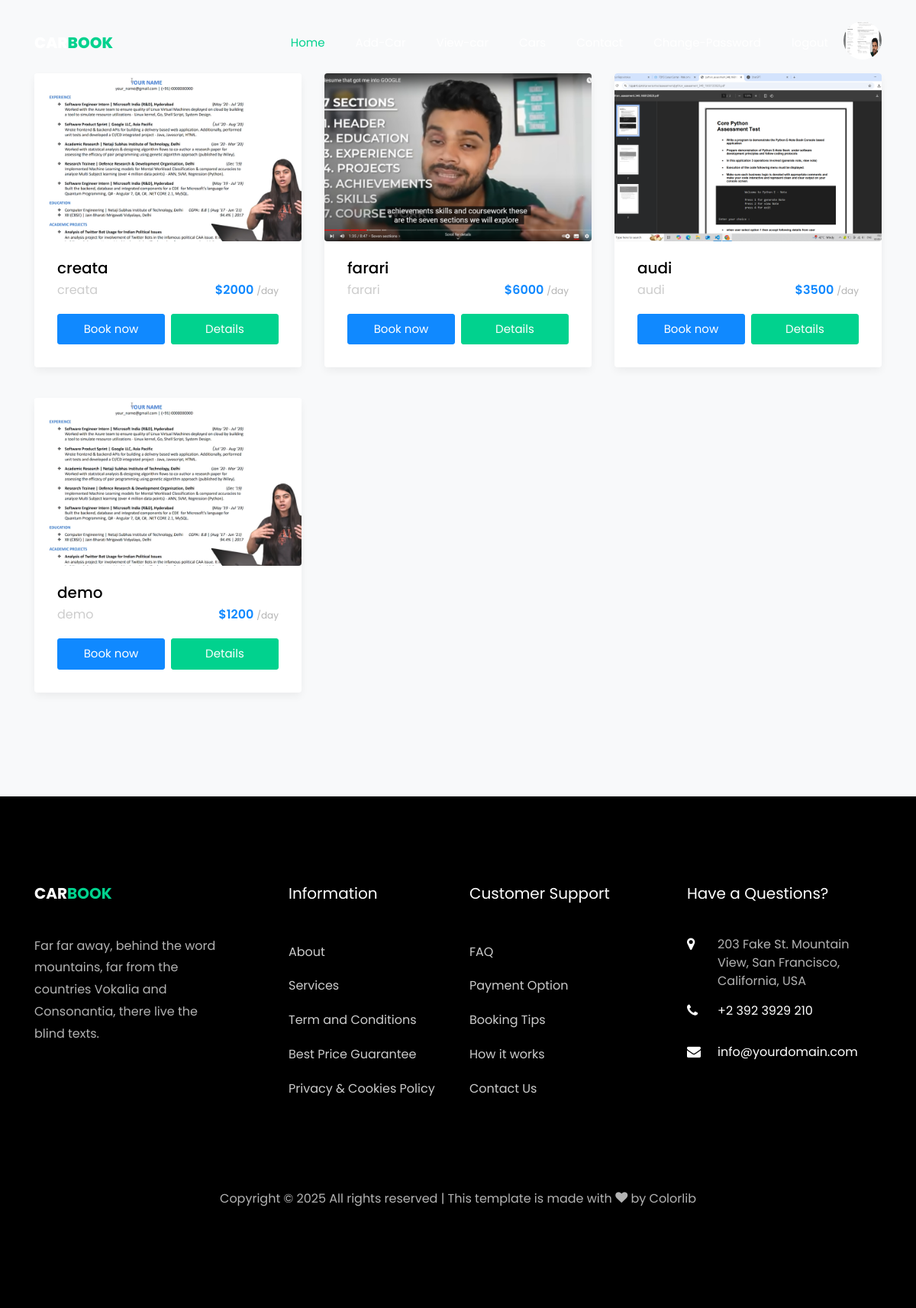
The page /view/ (signed in) on the database as committed earlier.
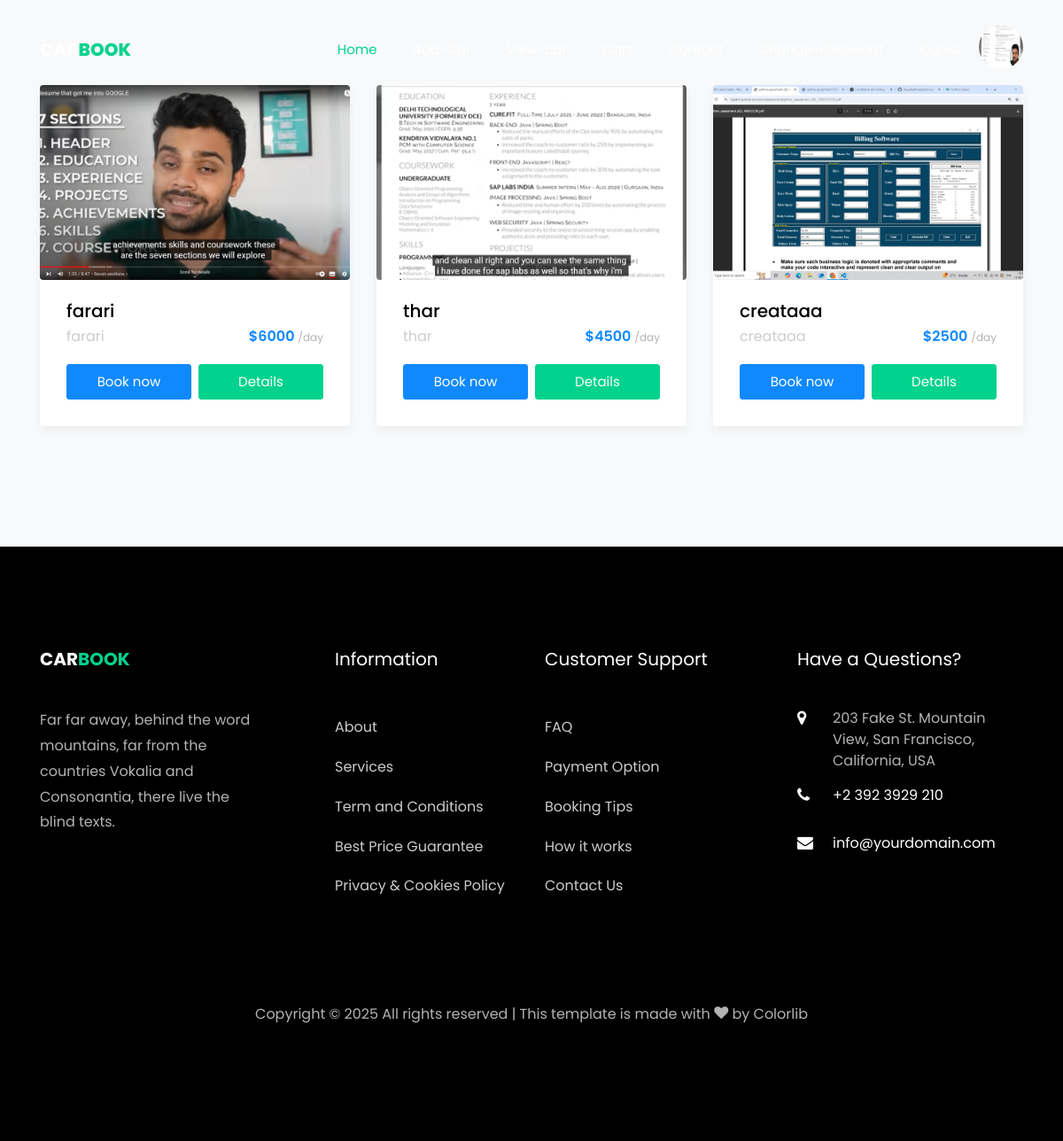
The same page on the database as committed later.
### myapp/models.py (models this page shows, shortened)
class Car(models.Model):
    user = models.ForeignKey(User,on_delete=models.CASCADE)
    company = (
        ('Maruti','Maruti'),
        ('Mahindra','Mahindra'),
        ('Hyundai','Hyundai'),
    )
    cyear = models.IntegerField()
    compnaychoice = models.CharField(max_length=120,choices=company)
    cname = models.CharField(max_length=120)
    cprice = models.IntegerField()
    cimage = models.ImageField(default="",upload_to="car/")

### myapp/views.py (the view)
# urls.py: path('view/', views.view, name='view'),
def view(request):
    user = User.objects.get(email = request.session['email'])
    car = Car.objects.filter(user=user)
    print(user)
    return render(request,'view.html',{'car':car})

### myapp/models.py (called while the page is built)
    def __str__(self):
        return f"{self.name}"

### myapp/templates/view.html
{% extends 'bheader.html' %} {% load static %} {% block content %}
<section class="ftco-section bg-light">
  <div class="container">
    <div class="row">
      {% for i in car %}
      <div class="col-md-4">
        <div class="car-wrap rounded ftco-animate">
    					<div class="img rounded d-flex align-items-end" style="background-image: url({{i.cimage.url}});">
    					</div>
    					<div class="text">
    						<h2 class="mb-0"><a href="car-single.html">{{i.cname}}</a></h2>
    						<div class="d-flex mb-3">
	    						<span class="cat">{{i.cname}}</span>
	    						<p class="price ml-auto">${{i.cprice}} <span>/day</span></p>
    						</div>
    						<p class="d-flex mb-0 d-block"><a href="#" class="btn btn-primary py-2 mr-1">Book now</a> <a href="{% url "cdetails" pk=i.pk %}" class="btn btn-secondary py-2 ml-1">Details</a></p>
    					</div>
    				</div>
    			</div>
          {% endfor %}
        </div>
      </div>
</section>
{% endblock %}

### myapp/templates/bheader.html (shortened to what this page needs)
{% load static %}
<head>
  <link
    rel="stylesheet"
    href="{% static 'css/open-iconic-bootstrap.min.css' %}"
  />
  <link rel="stylesheet" href="{% static 'css/animate.css' %}" />
  <link rel="stylesheet" href="{% static 'css/owl.carousel.min.css' %}" />
  <link rel="stylesheet" href="{% static 'css/owl.theme.default.min.css' %}" />
  <link rel="stylesheet" href="{% static 'css/magnific-popup.css' %}" />
  <link rel="stylesheet" href="{% static 'css/aos.css' %}" />
  <link rel="stylesheet" href="{% static 'css/ionicons.min.css' %}" />
  <link rel="stylesheet" href="{% static 'css/bootstrap-datepicker.css' %}" />
  <link rel="stylesheet" href="{% static 'css/jquery.timepicker.css' %}" />
  <link rel="stylesheet" href="{% static 'css/flaticon.css' %}" />
  <link rel="stylesheet" href="{% static 'css/icomoon.css' %}" />
  <link rel="stylesheet" href="{% static 'css/style.css' %}" />
</head>
<body>
  <nav
    class="navbar navbar-expand-lg navbar-dark ftco_navbar bg-dark ftco-navbar-light"
    id="ftco-navbar"
  >
    <div class="container">
      <a class="navbar-brand" href="index.html">Car<span>Book</span></a>
      <div class="collapse navbar-collapse" id="ftco-nav">
        <ul class="navbar-nav ml-auto">
          <li class="nav-item active">
            <a href="{% url 'bindex' %}" class="nav-link">Home</a>
          </li>
          <li class="nav-item">
            <a href="{% url 'add' %}" class="nav-link">Add-Car</a>
          </li>
          <li class="nav-item">
            <a href="{% url 'view' %}" class="nav-link">View-car</a>
          </li>
          <li class="nav-item"><a href="{% url 'cars' %}" class="nav-link">Cars</a></li>
          <li class="nav-item">
            <a href="{% url 'contact' %}" class="nav-link">Contact</a>
          </li>
          {% if request.session.email %}
          <li class="nav-item">
            <a href="{% url 'cpass' %}" class="nav-link">Change-Password</a>
          </li>
          <li class="nav-item">
            <a href="{% url 'logout' %}" class="nav-link">logout</a>
          </li>
          <a href="{% url "uprofile" %}">
            <img src="{{request.session.profile}}" height="50px" width="50px" class="rounded-circle">
          </a>
          {% endif %}
        </ul>
      </div>
    </div>
  </nav>
  {% block content %}
  {% endblock %}
  <footer class="ftco-footer ftco-bg-dark ftco-section">
    <div class="container">
      <div class="row mb-5">
        <div class="col-md">
          <div class="ftco-footer-widget mb-4">
            <h2 class="ftco-heading-2">
              <a href="#" class="logo">Car<span>book</span></a>
            </h2>
            <p>
              Far far away, behind the word mountains, far from the countries
              Vokalia and Consonantia, there live the blind texts.
            </p>
            <ul
              class="ftco-footer-social list-unstyled float-md-left float-lft mt-5"
            >
            </ul>
          </div>
        </div>
        <div class="col-md">
          <div class="ftco-footer-widget mb-4 ml-md-5">
            <h2 class="ftco-heading-2">Information</h2>
            <ul class="list-unstyled">
              <li><a href="#" class="py-2 d-block">About</a></li>
              <li><a href="#" class="py-2 d-block">Services</a></li>
              <li><a href="#" class="py-2 d-block">Term and Conditions</a></li>
              <li><a href="#" class="py-2 d-block">Best Price Guarantee</a></li>
              <li>
                <a href="#" class="py-2 d-block"
                  >Privacy &amp; Cookies Policy</a
                >
              </li>
            </ul>
          </div>
        </div>
        <div class="col-md">
          <div class="ftco-footer-widget mb-4">
            <h2 class="ftco-heading-2">Customer Support</h2>
            <ul class="list-unstyled">
              <li><a href="#" class="py-2 d-block">FAQ</a></li>
              <li><a href="#" class="py-2 d-block">Payment Option</a></li>
              <li><a href="#" class="py-2 d-block">Booking Tips</a></li>
              <li><a href="#" class="py-2 d-block">How it works</a></li>
              <li><a href="#" class="py-2 d-block">Contact Us</a></li>
            </ul>
          </div>
        </div>
        <div class="col-md">
          <div class="ftco-footer-widget mb-4">
            <h2 class="ftco-heading-2">Have a Questions?</h2>
            <div class="block-23 mb-3">
              <ul>
                <li>
                  <span class="icon icon-map-marker"></span
                  ><span class="text"
                    >203 Fake St. Mountain View, San Francisco, California,
                    USA</span
                  >
                </li>
                <li>
                  <a href="#"
                    ><span class="icon icon-phone"></span
                    ><span class="text">+2 392 3929 210</span></a
                  >
                </li>
                <li>
                  <a href="#"
                    ><span class="icon icon-envelope"></span
                    ><span class="text">info@yourdomain.com</span></a
                  >
                </li>
              </ul>
            </div>
          </div>
        </div>
      </div>
      <div class="row">
        <div class="col-md-12 text-center">
          <p>
            Copyright &copy;
            All rights reserved | This template is made with
            <i class="icon-heart color-danger" aria-hidden="true"></i> by
            <a href="https://colorlib.com" target="_blank">Colorlib</a>
          </p>
        </div>
      </div>
    </div>
  </footer>
</body>

### myapp/static/css/icomoon.css (style rules this page uses)
[class^="icon-"], [class*=" icon-"] { font-family: 'icomoon' !important; speak: none; font-style: normal; font-weight: normal; font-variant: normal; text-transform: none; line-height: 1; -webkit-font-smoothing: antialiased; -moz-osx-font-smoothing: grayscale; }
.icon-heart:before { content: "\f004"; }
.icon-map-marker:before { content: "\f041"; }
.icon-phone:before { content: "\f095"; }
.icon-envelope:before { content: "\f0e0"; }

Rows that differ between the two databases and show on the page:
removed Car: cimage (picture), cname "creata", cprice "2000"
removed Car: cimage (picture), cname "audi", cprice "3500"
removed Car: cimage (picture), cname "demo", cprice "1200"
added Car: cimage (picture), cname "thar", cprice "4500"
added Car: cimage (picture), cname "creataaa", cprice "2500"
